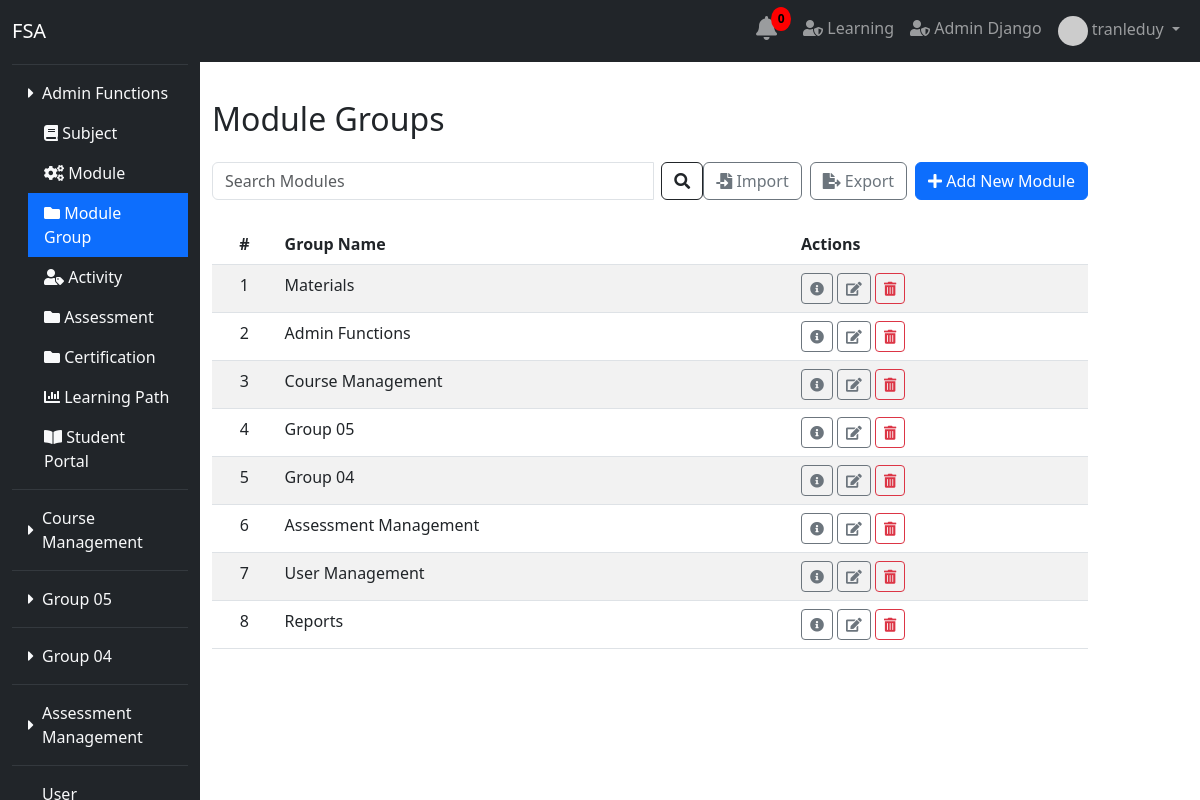
Page /module_group/ (signed in) on the committed database.
### user/models.py (models this page shows)
class User(AbstractUser):
    date_joined = models.DateTimeField(auto_now_add=True)
    training_programs = models.ManyToManyField(TrainingProgram, blank=True)
    modules = models.ManyToManyField(Module, related_name='assigned_users', blank=True)
    groups = models.ManyToManyField(
        Group,
        blank=True,
        help_text='The groups this user belongs to.',
        verbose_name='groups',
        related_name='custom_user_groups',
    )
    user_permissions = models.ManyToManyField(
        Permission,
        blank=True,
        help_text='Specific permissions for this user.',
        verbose_name='user permissions',
        related_name='custom_user_permissions',
    )

### module_group/models.py (models this page shows, shortened)
class ModuleGroup(models.Model):
    group_name = models.CharField(max_length=255)

class Module(models.Model):
    module_name = models.CharField(max_length=255)
    module_url = models.CharField(max_length=255)
    icon = models.CharField(max_length=255, blank=True, null=True)
    module_group = models.ForeignKey(ModuleGroup, related_name='modules', on_delete=models.CASCADE)

### module_group/views.py (the view)
# urls.py: path('', views.module_group_list, name='module_group_list'),
@login_required
def module_group_list(request):
    search_query = request.GET.get('search', '')
    if search_query:
        module_groups = ModuleGroup.objects.filter(group_name__icontains=search_query)
    else:
        module_groups = ModuleGroup.objects.all()
    form = ExcelImportForm()
    return render(request, 'module_group_list.html', {
        'module_groups': module_groups,
        'form': form,
        'search': search_query  # Pass the search query to the template
    })

### module_group/forms.py
class ExcelImportForm(forms.Form):
    excel_file = forms.FileField(label="Upload Excel File")

### module_group/templates/module_group_list.html (shortened to what this page needs)
{% extends "base.html" %}
{% load static %}
{% block content %}
<div class="mt-4">
    <h2 class="mb-4">Module Groups</h2>
    <div class="d-flex flex-column flex-md-row justify-content-between align-items-center mb-4">
        <form method="GET" class="flex-grow-1 mb-2 mb-md-0">
            <div class="input-group gap-2">
                <input type="text" name="search" class="form-control"
                       placeholder="Search Modules" aria-label="Search Modules"
                       value="{{ request.GET.search }}" style="min-width: 200px; max-width: 600px;">
                <div class="input-group-append">
                    <button class="btn btn-outline-dark" type="submit">
                        <i class="fas fa-search"></i>
                    </button>
                </div>
            </div>
        </form>
        <div class="d-flex gap-2">
            <button class="btn btn-outline-secondary" title="Import Module from Excel"
                    data-bs-toggle="modal" data-bs-target="#importModal" data-bs-toggle="tooltip">
                <i class="fas fa-file-import"></i> Import
            </button>
            <a href="{% url 'module_group:export_module_groups' %}" class="btn btn-outline-secondary"
               title="Export Users to Excel" data-toggle="tooltip">
                <i class="fas fa-file-export"></i> Export
            </a>
            <a href="{% url 'module_group:module_group_add' %}" class="btn btn-primary">
                <i class="fas fa-plus"></i> Add New Module
            </a>
        </div>
    </div>
    <table class="table table-striped">
        <thead class="thead-dark">
            <tr>
                <th class="text-center">#</th>
                <th>Group Name</th>
                <th>Actions</th>
            </tr>
        </thead>
        <tbody>
            {% for group in module_groups %}
            <tr>
                <td class="text-center">{{ forloop.counter }}</td>
                <td>{{ group.group_name }}</td>
                <td>
                    <a title="Details" href="{% url 'module_group:module_group_detail' group.pk %}" class="btn btn-outline-secondary btn-sm">
                        <i class="fas fa-info-circle"></i>
                    </a>
                    <a title="Edit" href="{% url 'module_group:module_group_edit' group.pk %}" class="btn btn-outline-secondary btn-sm">
                        <i class="fas fa-edit"></i>
                    </a>
                    <a title="Delete" href="{% url 'module_group:module_group_delete' group.pk %}" class="btn btn-outline-danger btn-sm" onclick="return confirm('Are you sure you want to delete this module group?');">
                        <i class="fas fa-trash-alt"></i>
                    </a>
                </td>
            </tr>
            {% endfor %}
        </tbody>
    </table>
</div>
{% endblock %}

### main/templates/admin_sidebar.html (shortened to what this page needs)
<!DOCTYPE html>
<html lang="en">
<head>
    <link href="https://cdn.jsdelivr.net/npm/bootstrap@5.3.0-alpha1/dist/css/bootstrap.min.css" rel="stylesheet">
    <link rel="stylesheet" href="https://cdnjs.cloudflare.com/ajax/libs/font-awesome/5.15.4/css/all.min.css">
</head>
<body>
    <nav class="navbar navbar-expand-lg navbar-dark bg-dark fixed-top">
        <div class="container-fluid">
            <a class="navbar-brand" href="{% url 'main:home' %}">FSA</a>
            <div class="collapse navbar-collapse" id="navbarNav">
                <ul class="navbar-nav ms-auto">
                    {% if request.user.is_authenticated %}
                        {% include 'notification_bell.html' %}
                        <li class="nav-item">
                            <a class="nav-link" href="{% url 'student_portal:course_list' %}">
                                <i class="fas fa-user-shield"></i> Learning
                            </a>
                        </li>
                        <li class="nav-item">
                            <a class="nav-link" href="{% url 'admin:index' %}" target="_blank">
                                <i class="fas fa-user-shield"></i> Admin Django
                            </a>
                        </li>
                        <li class="nav-item dropdown">
                            <a class="nav-link dropdown-toggle" href="#" id="userDropdown" role="button" data-bs-toggle="dropdown" aria-expanded="false">
                                {% if request.user.profile.profile_picture_url %}
                                    <img src="{{ request.user.profile.profile_picture_url }}" alt="Profile Picture" class="rounded-circle" width="30" height="30">
                                {% endif %}
                                {{ request.user.get_full_name|default:request.user.username }}
                            </a>
                        </li>
                    {% else %}
                        <li class="nav-item"><a class="nav-link" href="{% url 'main:register_email' %}">Register</a></li>
                        <li class="nav-item"><a class="nav-link" href="{% url 'main:login' %}">Login</a></li>
                    {% endif %}
                </ul>
            </div>
        </div>
    </nav>
    <div class="container-fluid">
        <div class="row">
            <nav id="sidebar" class="col-md-3 col-lg-2 bg-dark pt-3 vh-100 d-flex flex-column position-fixed" style="height: 100vh; overflow-y: auto;">
                <ul class="nav flex-column">
                    {% if user.is_authenticated %}
                        {% for group in module_groups %}
                            <li class="nav-item">
                                <a class="nav-link text-light d-flex align-items-center" href="#group-{{ group.id }}"
                                    data-bs-toggle="collapse" role="button"
                                    aria-expanded="{% if group.modules.all.0.module_url == active_module_url %}true{% else %}false{% endif %}"
                                    aria-controls="group-{{ group.id }}">
                                    <i class="fas fa-caret-right me-2" id="icon-{{ group.id }}"></i>
                                    {{ group.group_name }}
                                </a>
                                <div id="group-{{ group.id }}" class="collapse {% if group.modules.all.0.module_url == active_module_url %}show{% endif %}">
                                    <ul class="nav flex-column ms-3">
                                        {% for module in group.modules.all %}
                                            <li class="nav-item">
                                                <a class="nav-link text-light {% if module.module_url == active_module_url %}active{% endif %}"
                                                   href="{% url module.module_url %}">
                                                    <i class="{{ module.icon }}"></i> {{ module.module_name }}
                                                </a>
                                            </li>
                                        {% endfor %}
                                    </ul>
                                </div>
                            </li>
                            <hr class="border-secondary my-2">
                        {% endfor %}
                    {% endif %}
                </ul>
            </nav>
        </div>
    </div>
</body>
</html>

### main/templates/admin_sidebar.html (style rules this page uses)
.nav-link.active { color: #ffffff !important; background-color: #0d6efd !important; }

### rows in the picture
User: user.get_full_name "tranleduy"
ModuleGroup: group_name "Materials"
ModuleGroup: group_name "Admin Functions"
Module: module_name "Subject"
Module: module_name "Module"
Module: module_name "Module Group"
Module: module_name "Activity"
Module: module_name "Assessment"
Module: module_name "Certification"
Module: module_name "Learning Path"
Module: module_name "Student Portal"
ModuleGroup: group_name "Course Management"
ModuleGroup: group_name "Group 05"
ModuleGroup: group_name "Group 04"
ModuleGroup: group_name "Assessment Management"
ModuleGroup: group_name "User Management"
ModuleGroup: group_name "Reports"
